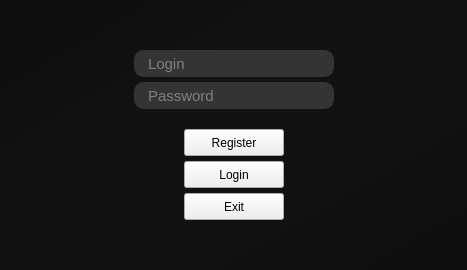
<?xml version="1.0" encoding="UTF-8"?>
<ui version="4.0">
 <class>MainWindow</class>
 <widget class="QMainWindow" name="MainWindow">
  <property name="geometry">
   <rect>
    <x>0</x>
    <y>0</y>
    <width>467</width>
    <height>270</height>
   </rect>
  </property>
  <property name="maximumSize">
   <size>
    <width>16777215</width>
    <height>16777215</height>
   </size>
  </property>
  <property name="windowTitle">
   <string>MainWindow</string>
  </property>
  <property name="styleSheet">
   <string notr="true"/>
  </property>
  <widget class="QWidget" name="centralwidget">
   <layout class="QHBoxLayout" name="horizontalLayout_3">
    <property name="leftMargin">
     <number>0</number>
    </property>
    <property name="topMargin">
     <number>0</number>
    </property>
    <property name="rightMargin">
     <number>0</number>
    </property>
    <property name="bottomMargin">
     <number>0</number>
    </property>
    <item>
     <widget class="QStackedWidget" name="stackedWidget">
      <property name="currentIndex">
       <number>0</number>
      </property>
      <widget class="QWidget" name="LoginMenu">
       <property name="sizePolicy">
        <sizepolicy hsizetype="Expanding" vsizetype="Expanding">
         <horstretch>0</horstretch>
         <verstretch>0</verstretch>
        </sizepolicy>
       </property>
       <property name="maximumSize">
        <size>
         <width>16777215</width>
         <height>16777215</height>
        </size>
       </property>
       <property name="font">
        <font>
         <family>Calibri</family>
         <weight>75</weight>
         <bold>true</bold>
        </font>
       </property>
       <property name="styleSheet">
        <string notr="true">#LoginMenu{
	background-color:qlineargradient(spread:pad, x1:0, y1:0, x2:1, y2:1, stop:0.0842697 rgba(13, 13, 13, 255), stop:0.353933 rgba(18, 18, 18, 255), stop:0.617978 rgba(18, 18, 18, 255), stop:1 rgba(13, 13, 13, 255));
}


QLineEdit{
	background-color:#343434 ;

 	border-style: solid;
    border-width: 2px;
    border-color: #343434;
 	border-radius: 10px;

	color:#CCCCCC;
	font-family: &quot;Open Sans Light&quot;;
	font-size: 15px;

	padding-left:10px;
	padding-right:10px;
}


QLineEdit:hover{
	
	background-color: #262626;

	
	
 	border-style: solid;
    border-width: 2px;
    border-color: #017374;
 	border-radius: 10px;



}

QLineEdit:focus{
	
	background-color: #1D1D1D;

	
	
 	border-style: solid;
    border-width: 2px;
    border-color: #019592;
 	border-radius: 10px;



}</string>
       </property>
       <layout class="QVBoxLayout" name="verticalLayout_4" stretch="0">
        <property name="spacing">
         <number>0</number>
        </property>
        <property name="leftMargin">
         <number>0</number>
        </property>
        <property name="topMargin">
         <number>0</number>
        </property>
        <property name="rightMargin">
         <number>0</number>
        </property>
        <property name="bottomMargin">
         <number>0</number>
        </property>
        <item>
         <layout class="QGridLayout" name="gridLayout_6" rowstretch="1,1,1">
          <property name="leftMargin">
           <number>5</number>
          </property>
          <property name="topMargin">
           <number>5</number>
          </property>
          <property name="rightMargin">
           <number>5</number>
          </property>
          <property name="bottomMargin">
           <number>5</number>
          </property>
          <property name="horizontalSpacing">
           <number>5</number>
          </property>
          <property name="verticalSpacing">
           <number>0</number>
          </property>
          <item row="2" column="1">
           <spacer name="verticalSpacer_6">
            <property name="orientation">
             <enum>Qt::Vertical</enum>
            </property>
            <property name="sizeHint" stdset="0">
             <size>
              <width>0</width>
              <height>0</height>
             </size>
            </property>
           </spacer>
          </item>
          <item row="1" column="0">
           <spacer name="horizontalSpacer">
            <property name="orientation">
             <enum>Qt::Horizontal</enum>
            </property>
            <property name="sizeHint" stdset="0">
             <size>
              <width>0</width>
              <height>0</height>
             </size>
            </property>
           </spacer>
          </item>
          <item row="1" column="1">
           <layout class="QGridLayout" name="gridLayout_2" rowstretch="0,5,8">
            <property name="spacing">
             <number>0</number>
            </property>
            <item row="2" column="0">
             <layout class="QGridLayout" name="gridLayout_9" rowstretch="10,10,10,1">
              <property name="leftMargin">
               <number>0</number>
              </property>
              <property name="topMargin">
               <number>20</number>
              </property>
              <property name="rightMargin">
               <number>0</number>
              </property>
              <property name="bottomMargin">
               <number>0</number>
              </property>
              <property name="horizontalSpacing">
               <number>2</number>
              </property>
              <property name="verticalSpacing">
               <number>5</number>
              </property>
              <item row="3" column="1">
               <spacer name="verticalSpacer_3">
                <property name="orientation">
                 <enum>Qt::Vertical</enum>
                </property>
                <property name="sizeType">
                 <enum>QSizePolicy::Expanding</enum>
                </property>
                <property name="sizeHint" stdset="0">
                 <size>
                  <width>0</width>
                  <height>0</height>
                 </size>
                </property>
               </spacer>
              </item>
              <item row="0" column="1">
               <widget class="QPushButton" name="RegButton">
                <property name="sizePolicy">
                 <sizepolicy hsizetype="Expanding" vsizetype="Expanding">
                  <horstretch>0</horstretch>
                  <verstretch>0</verstretch>
                 </sizepolicy>
                </property>
                <property name="minimumSize">
                 <size>
                  <width>100</width>
                  <height>27</height>
                 </size>
                </property>
                <property name="maximumSize">
                 <size>
                  <width>300</width>
                  <height>55</height>
                 </size>
                </property>
                <property name="baseSize">
                 <size>
                  <width>0</width>
                  <height>0</height>
                 </size>
                </property>
                <property name="font">
                 <font>
                  <family>MS Shell Dlg 2</family>
                  <weight>50</weight>
                  <italic>false</italic>
                  <bold>false</bold>
                 </font>
                </property>
                <property name="contextMenuPolicy">
                 <enum>Qt::DefaultContextMenu</enum>
                </property>
                <property name="styleSheet">
                 <string notr="true"/>
                </property>
                <property name="text">
                 <string>Register</string>
                </property>
               </widget>
              </item>
              <item row="1" column="1">
               <widget class="QPushButton" name="LogButton">
                <property name="sizePolicy">
                 <sizepolicy hsizetype="Expanding" vsizetype="Expanding">
                  <horstretch>0</horstretch>
                  <verstretch>0</verstretch>
                 </sizepolicy>
                </property>
                <property name="minimumSize">
                 <size>
                  <width>100</width>
                  <height>27</height>
                 </size>
                </property>
                <property name="maximumSize">
                 <size>
                  <width>300</width>
                  <height>45</height>
                 </size>
                </property>
                <property name="styleSheet">
                 <string notr="true"/>
                </property>
                <property name="text">
                 <string>Login</string>
                </property>
               </widget>
              </item>
              <item row="1" column="2">
               <spacer name="horizontalSpacer_9">
                <property name="orientation">
                 <enum>Qt::Horizontal</enum>
                </property>
                <property name="sizeType">
                 <enum>QSizePolicy::Expanding</enum>
                </property>
                <property name="sizeHint" stdset="0">
                 <size>
                  <width>0</width>
                  <height>0</height>
                 </size>
                </property>
               </spacer>
              </item>
              <item row="1" column="0">
               <spacer name="horizontalSpacer_8">
                <property name="orientation">
                 <enum>Qt::Horizontal</enum>
                </property>
                <property name="sizeHint" stdset="0">
                 <size>
                  <width>0</width>
                  <height>0</height>
                 </size>
                </property>
               </spacer>
              </item>
              <item row="2" column="1">
               <widget class="QPushButton" name="ExitButton">
                <property name="enabled">
                 <bool>true</bool>
                </property>
                <property name="sizePolicy">
                 <sizepolicy hsizetype="Expanding" vsizetype="Expanding">
                  <horstretch>0</horstretch>
                  <verstretch>0</verstretch>
                 </sizepolicy>
                </property>
                <property name="minimumSize">
                 <size>
                  <width>100</width>
                  <height>27</height>
                 </size>
                </property>
                <property name="maximumSize">
                 <size>
                  <width>300</width>
                  <height>55</height>
                 </size>
                </property>
                <property name="styleSheet">
                 <string notr="true"/>
                </property>
                <property name="text">
                 <string>Exit</string>
                </property>
               </widget>
              </item>
             </layout>
            </item>
            <item row="1" column="0">
             <layout class="QGridLayout" name="gridLayout_7" rowstretch="1,5,5">
              <property name="leftMargin">
               <number>0</number>
              </property>
              <property name="topMargin">
               <number>0</number>
              </property>
              <property name="horizontalSpacing">
               <number>0</number>
              </property>
              <property name="verticalSpacing">
               <number>5</number>
              </property>
              <item row="2" column="0">
               <widget class="QLineEdit" name="lineEdit_2">
                <property name="sizePolicy">
                 <sizepolicy hsizetype="Expanding" vsizetype="Expanding">
                  <horstretch>0</horstretch>
                  <verstretch>0</verstretch>
                 </sizepolicy>
                </property>
                <property name="minimumSize">
                 <size>
                  <width>200</width>
                  <height>27</height>
                 </size>
                </property>
                <property name="maximumSize">
                 <size>
                  <width>500</width>
                  <height>55</height>
                 </size>
                </property>
                <property name="placeholderText">
                 <string>Password</string>
                </property>
               </widget>
              </item>
              <item row="1" column="0">
               <widget class="QLineEdit" name="lineEdit">
                <property name="sizePolicy">
                 <sizepolicy hsizetype="Expanding" vsizetype="Expanding">
                  <horstretch>0</horstretch>
                  <verstretch>0</verstretch>
                 </sizepolicy>
                </property>
                <property name="minimumSize">
                 <size>
                  <width>200</width>
                  <height>27</height>
                 </size>
                </property>
                <property name="maximumSize">
                 <size>
                  <width>500</width>
                  <height>55</height>
                 </size>
                </property>
                <property name="toolTip">
                 <string/>
                </property>
                <property name="statusTip">
                 <string/>
                </property>
                <property name="whatsThis">
                 <string/>
                </property>
                <property name="accessibleName">
                 <string/>
                </property>
                <property name="accessibleDescription">
                 <string/>
                </property>
                <property name="layoutDirection">
                 <enum>Qt::LeftToRight</enum>
                </property>
                <property name="inputMethodHints">
                 <set>Qt::ImhNone</set>
                </property>
                <property name="inputMask">
                 <string/>
                </property>
                <property name="text">
                 <string/>
                </property>
                <property name="dragEnabled">
                 <bool>false</bool>
                </property>
                <property name="placeholderText">
                 <string>Login</string>
                </property>
               </widget>
              </item>
              <item row="0" column="0">
               <spacer name="verticalSpacer_7">
                <property name="orientation">
                 <enum>Qt::Vertical</enum>
                </property>
                <property name="sizeHint" stdset="0">
                 <size>
                  <width>0</width>
                  <height>0</height>
                 </size>
                </property>
               </spacer>
              </item>
             </layout>
            </item>
           </layout>
          </item>
          <item row="1" column="2">
           <spacer name="horizontalSpacer_2">
            <property name="orientation">
             <enum>Qt::Horizontal</enum>
            </property>
            <property name="sizeHint" stdset="0">
             <size>
              <width>0</width>
              <height>0</height>
             </size>
            </property>
           </spacer>
          </item>
          <item row="0" column="1">
           <spacer name="verticalSpacer_8">
            <property name="orientation">
             <enum>Qt::Vertical</enum>
            </property>
            <property name="sizeHint" stdset="0">
             <size>
              <width>0</width>
              <height>0</height>
             </size>
            </property>
           </spacer>
          </item>
         </layout>
        </item>
       </layout>
      </widget>
      <widget class="QWidget" name="RegMenu">
       <property name="sizePolicy">
        <sizepolicy hsizetype="Expanding" vsizetype="Expanding">
         <horstretch>0</horstretch>
         <verstretch>0</verstretch>
        </sizepolicy>
       </property>
       <property name="styleSheet">
        <string notr="true">QPushButton{

	border-radius: 10px;
	background: #73AD21;
	font-size: 20px;
	font-family:&quot;Arial Rounded MT Bold&quot;;
}
QPushButton:pressed{

	border-radius: 10px;
	background: rgb(34, 86, 255);
	font-size: 20px;
	font-family:&quot;Arial Rounded MT Bold&quot;;
}
QPushButton:hover:!pressed{

	border-radius: 10px;
	background:rgb(0, 0, 0);
	font-size: 20px;
	font-family:&quot;Arial Rounded MT Bold&quot;;
}

QLabel{
	font-size: 20px;
	font-family:&quot;Arial Rounded MT Bold&quot;;
}

QTextEdit{

	border-radius: 10px;
	background: #73AD21;
	font-size: 20px;
	font-family:&quot;Arial Rounded MT Bold&quot;;
}


QCheckBox{
	font-size: 15px;
	font-family:&quot;Arial Rounded MT Bold&quot;;
}</string>
       </property>
       <layout class="QVBoxLayout" name="verticalLayout_9">
        <item>
         <layout class="QGridLayout" name="gridLayout_4" rowstretch="0,0,7,5,4,7" columnstretch="4,5,4" rowminimumheight="0,0,0,0,0,0">
          <property name="leftMargin">
           <number>0</number>
          </property>
          <property name="topMargin">
           <number>0</number>
          </property>
          <property name="rightMargin">
           <number>0</number>
          </property>
          <property name="bottomMargin">
           <number>0</number>
          </property>
          <property name="spacing">
           <number>9</number>
          </property>
          <item row="3" column="0">
           <spacer name="horizontalSpacer_6">
            <property name="orientation">
             <enum>Qt::Horizontal</enum>
            </property>
            <property name="sizeHint" stdset="0">
             <size>
              <width>0</width>
              <height>0</height>
             </size>
            </property>
           </spacer>
          </item>
          <item row="2" column="1">
           <spacer name="verticalSpacer">
            <property name="orientation">
             <enum>Qt::Vertical</enum>
            </property>
            <property name="sizeHint" stdset="0">
             <size>
              <width>0</width>
              <height>0</height>
             </size>
            </property>
           </spacer>
          </item>
          <item row="5" column="1">
           <spacer name="verticalSpacer_2">
            <property name="orientation">
             <enum>Qt::Vertical</enum>
            </property>
            <property name="sizeHint" stdset="0">
             <size>
              <width>0</width>
              <height>0</height>
             </size>
            </property>
           </spacer>
          </item>
          <item row="3" column="1">
           <layout class="QGridLayout" name="gridLayout_3" rowstretch="0,0,0,0" columnstretch="0,0">
            <property name="sizeConstraint">
             <enum>QLayout::SetDefaultConstraint</enum>
            </property>
            <property name="spacing">
             <number>9</number>
            </property>
            <item row="2" column="1">
             <widget class="QTextEdit" name="RegPassTextEdit">
              <property name="sizePolicy">
               <sizepolicy hsizetype="Maximum" vsizetype="Maximum">
                <horstretch>0</horstretch>
                <verstretch>0</verstretch>
               </sizepolicy>
              </property>
              <property name="minimumSize">
               <size>
                <width>250</width>
                <height>35</height>
               </size>
              </property>
              <property name="maximumSize">
               <size>
                <width>500</width>
                <height>50</height>
               </size>
              </property>
             </widget>
            </item>
            <item row="1" column="1">
             <widget class="QTextEdit" name="RegLoginTextEdit">
              <property name="sizePolicy">
               <sizepolicy hsizetype="Maximum" vsizetype="Maximum">
                <horstretch>0</horstretch>
                <verstretch>0</verstretch>
               </sizepolicy>
              </property>
              <property name="minimumSize">
               <size>
                <width>250</width>
                <height>35</height>
               </size>
              </property>
              <property name="maximumSize">
               <size>
                <width>500</width>
                <height>50</height>
               </size>
              </property>
              <property name="sizeIncrement">
               <size>
                <width>0</width>
                <height>0</height>
               </size>
              </property>
             </widget>
            </item>
            <item row="2" column="0">
             <widget class="QLabel" name="RegPassLable">
              <property name="sizePolicy">
               <sizepolicy hsizetype="Fixed" vsizetype="Fixed">
                <horstretch>0</horstretch>
                <verstretch>0</verstretch>
               </sizepolicy>
              </property>
              <property name="text">
               <string>Password</string>
              </property>
             </widget>
            </item>
            <item row="3" column="0">
             <widget class="QLabel" name="RegPassConf">
              <property name="sizePolicy">
               <sizepolicy hsizetype="Fixed" vsizetype="Fixed">
                <horstretch>0</horstretch>
                <verstretch>0</verstretch>
               </sizepolicy>
              </property>
              <property name="text">
               <string>Confirm pass</string>
              </property>
             </widget>
            </item>
            <item row="1" column="0">
             <widget class="QLabel" name="RegLogLable">
              <property name="sizePolicy">
               <sizepolicy hsizetype="Fixed" vsizetype="Fixed">
                <horstretch>0</horstretch>
                <verstretch>0</verstretch>
               </sizepolicy>
              </property>
              <property name="text">
               <string>Login</string>
              </property>
             </widget>
            </item>
            <item row="3" column="1">
             <widget class="QTextEdit" name="RegConfTextEdit">
              <property name="sizePolicy">
               <sizepolicy hsizetype="Maximum" vsizetype="Minimum">
                <horstretch>0</horstretch>
                <verstretch>0</verstretch>
               </sizepolicy>
              </property>
              <property name="minimumSize">
               <size>
                <width>250</width>
                <height>35</height>
               </size>
              </property>
              <property name="maximumSize">
               <size>
                <width>500</width>
                <height>50</height>
               </size>
              </property>
             </widget>
            </item>
            <item row="0" column="1">
             <spacer name="verticalSpacer_4">
              <property name="orientation">
               <enum>Qt::Vertical</enum>
              </property>
              <property name="sizeType">
               <enum>QSizePolicy::Expanding</enum>
              </property>
              <property name="sizeHint" stdset="0">
               <size>
                <width>0</width>
                <height>0</height>
               </size>
              </property>
             </spacer>
            </item>
           </layout>
          </item>
          <item row="3" column="2">
           <spacer name="horizontalSpacer_7">
            <property name="orientation">
             <enum>Qt::Horizontal</enum>
            </property>
            <property name="sizeHint" stdset="0">
             <size>
              <width>0</width>
              <height>0</height>
             </size>
            </property>
           </spacer>
          </item>
          <item row="1" column="0">
           <layout class="QHBoxLayout" name="horizontalLayout_2">
            <property name="bottomMargin">
             <number>0</number>
            </property>
            <item>
             <widget class="QPushButton" name="RegGoBaxkButton">
              <property name="sizePolicy">
               <sizepolicy hsizetype="Expanding" vsizetype="Expanding">
                <horstretch>0</horstretch>
                <verstretch>0</verstretch>
               </sizepolicy>
              </property>
              <property name="minimumSize">
               <size>
                <width>30</width>
                <height>30</height>
               </size>
              </property>
              <property name="maximumSize">
               <size>
                <width>30</width>
                <height>30</height>
               </size>
              </property>
              <property name="text">
               <string>←</string>
              </property>
             </widget>
            </item>
            <item>
             <spacer name="horizontalSpacer_5">
              <property name="orientation">
               <enum>Qt::Horizontal</enum>
              </property>
              <property name="sizeHint" stdset="0">
               <size>
                <width>0</width>
                <height>0</height>
               </size>
              </property>
             </spacer>
            </item>
           </layout>
          </item>
          <item row="4" column="1">
           <layout class="QGridLayout" name="gridLayout_5" rowstretch="1,2">
            <property name="topMargin">
             <number>20</number>
            </property>
            <property name="spacing">
             <number>2</number>
            </property>
            <item row="0" column="1">
             <widget class="QPushButton" name="RerRegButton">
              <property name="sizePolicy">
               <sizepolicy hsizetype="Expanding" vsizetype="Expanding">
                <horstretch>0</horstretch>
                <verstretch>0</verstretch>
               </sizepolicy>
              </property>
              <property name="minimumSize">
               <size>
                <width>50</width>
                <height>25</height>
               </size>
              </property>
              <property name="maximumSize">
               <size>
                <width>300</width>
                <height>50</height>
               </size>
              </property>
              <property name="text">
               <string>Register</string>
              </property>
             </widget>
            </item>
            <item row="0" column="0">
             <spacer name="horizontalSpacer_3">
              <property name="orientation">
               <enum>Qt::Horizontal</enum>
              </property>
              <property name="sizeHint" stdset="0">
               <size>
                <width>0</width>
                <height>0</height>
               </size>
              </property>
             </spacer>
            </item>
            <item row="0" column="2">
             <spacer name="horizontalSpacer_4">
              <property name="orientation">
               <enum>Qt::Horizontal</enum>
              </property>
              <property name="sizeHint" stdset="0">
               <size>
                <width>0</width>
                <height>0</height>
               </size>
              </property>
             </spacer>
            </item>
            <item row="1" column="1">
             <spacer name="verticalSpacer_5">
              <property name="orientation">
               <enum>Qt::Vertical</enum>
              </property>
              <property name="sizeHint" stdset="0">
               <size>
                <width>0</width>
                <height>0</height>
               </size>
              </property>
             </spacer>
            </item>
           </layout>
          </item>
         </layout>
        </item>
       </layout>
      </widget>
     </widget>
    </item>
   </layout>
  </widget>
 </widget>
 <resources/>
 <connections/>
</ui>
